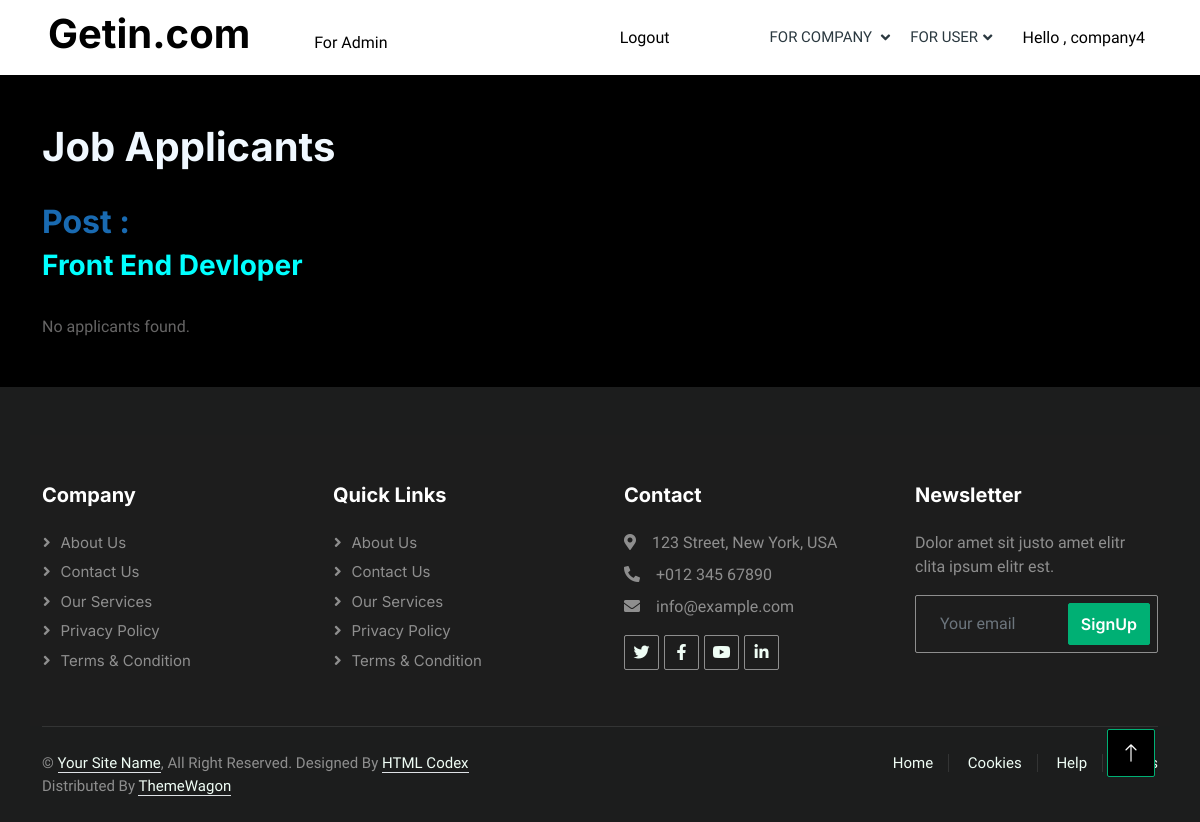
Before: /job_applicants/1/ (signed in) with the older database file.
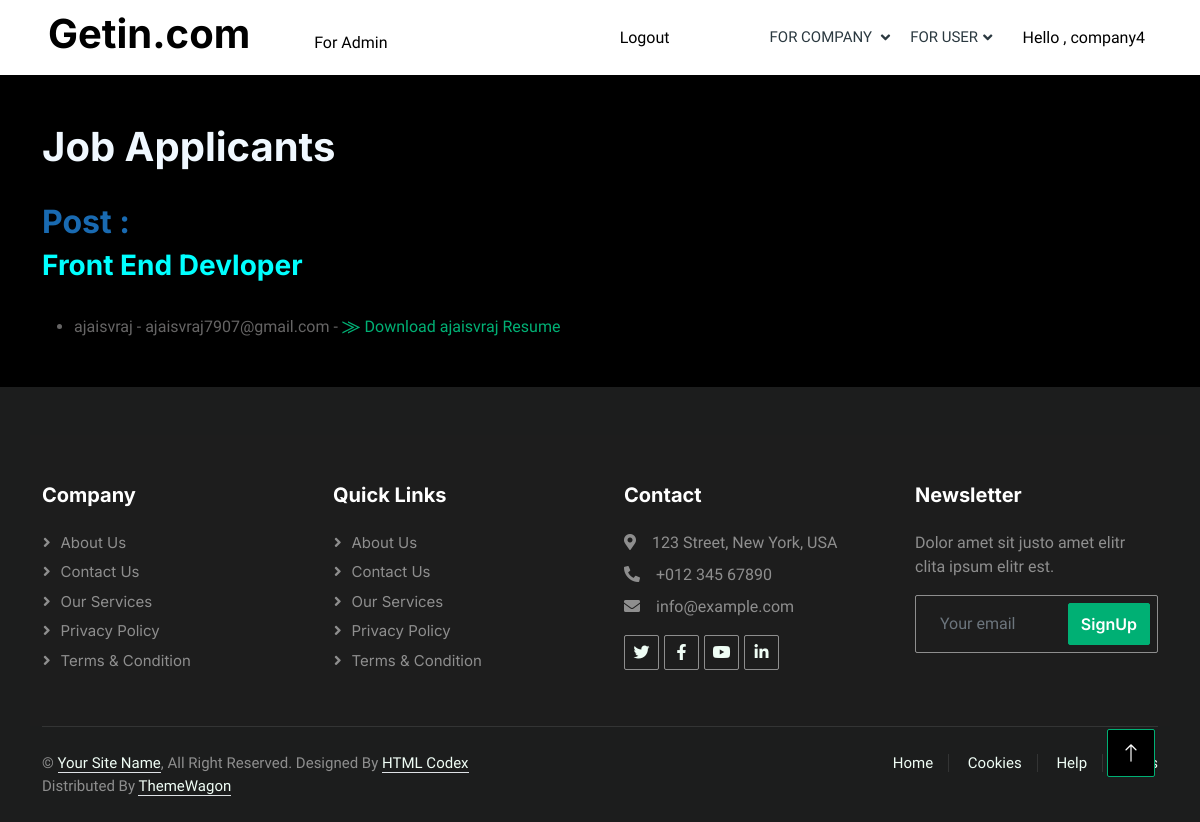
After: the same page with the newer database file.
### user/models.py (models this page shows, shortened)
class JobApplication(models.Model):
    user = models.ForeignKey(User, on_delete=models.CASCADE,default=1)
    job = models.ForeignKey(AddJob, on_delete=models.CASCADE)
    name = models.CharField(max_length=100)
    email = models.EmailField()
    resume = models.FileField(upload_to='resumes/',null=True, blank=True)

### company/decorators.py (the view)
    def wrappeer(request,*args,**kwargs):
        if not request.user.is_authenticated:
            return redirect('company_login')
        else:
            if request.user.role != 'COMPANY':
                return render(request, "unauthorized.html")
        return function(request,*args,**kwargs)

### company/views.py (called while the page is built)
@company_login_required
def job_applicants(request, id):
    job = AddJob.objects.get(id=id)
    applicants = JobApplication.objects.filter(job=job)
    context = {'job': job, 'applicants': applicants}
    return render(request, 'company/job_applicants.html', context)

### templates/company/job_applicants.html
{% extends 'base.html' %}
{% block content %}
<div class="container"><br><br>
    <h1 style="color: aliceblue;">Job Applicants</h1><br>
  <h2 style="color: rgb(25, 106, 177)"> Post :</h2> <h3 style="color: aqua;">{{ job.job_tittle }}</h3><br>
    {% if applicants %}
        <ul>
            {% for applicant in applicants %}
                <li>{{ applicant.name }} - {{ applicant.email }} - <a href="{{ applicant.resume.url }}" download> ⨠ Download {{ applicant.name }} Resume</a></li>
            {% endfor %}
        </ul>
    {% else %}
        <p>No applicants found.</p>
    {% endif %}
</div>
{% endblock %}

Changed rows visible on the page:
added JobApplication: name "ajaisvraj", email "ajaisvraj7907@gmail.com"
Other visible differences:
text no longer shown: "No applicants found."
